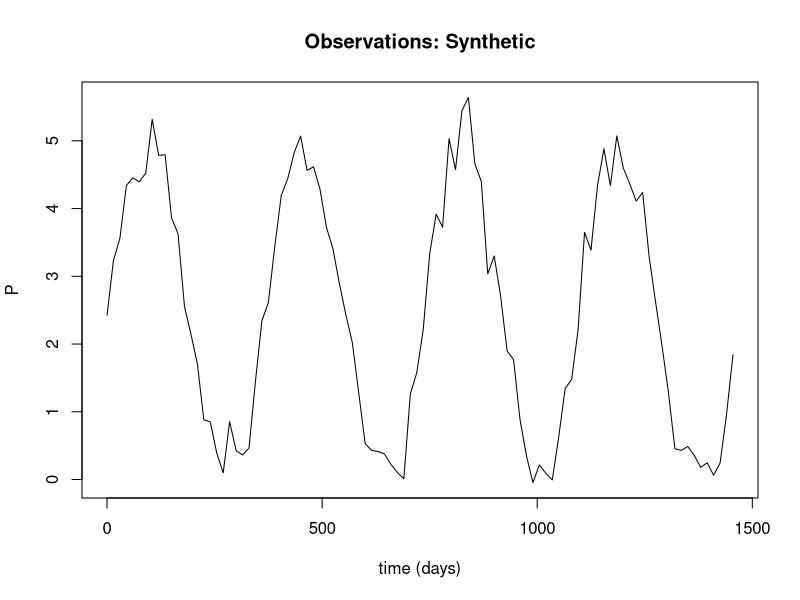
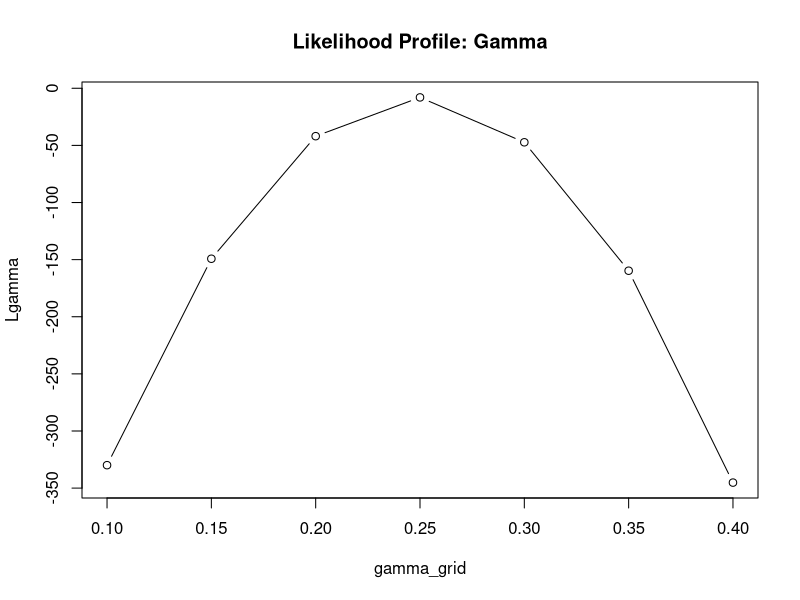
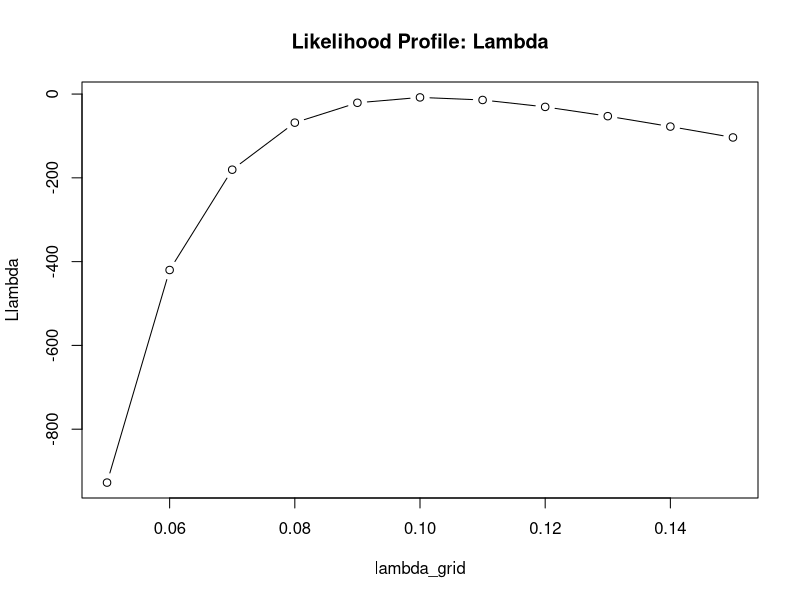
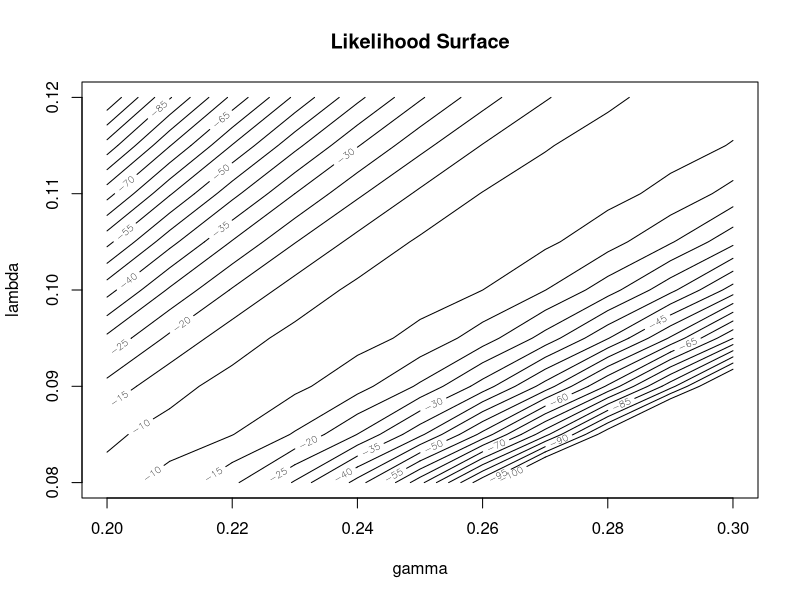

Recreate these plots in R, in order.
## ---- chunk 1
rm(list=ls())
library(deSolve)
## ---- chunk 2
simulate <- function(t, state, parameters) {
  with(as.list(c(state, parameters)), {
    om <- 2*pi/365
    dP <- gamma*(1+sin(om*t))*P - lambda*P^2
    list(c(dP))
  })
}
## ---- chunk 3
loglike <- function(theta,obs)
{
  # step 1: run the model given the parameters to get state
  tobs <- obs[,1]
  yobs <- obs[,2]
  state <- c(P = 2.5)
  out <- ode(y = state, times = tobs, func = simulate, parms = theta)
  time <- out[,1]
  xhat <- out[,2]  
  # step 2: compute the likelihood ( compare state to observations)
  L <- -sum((yobs-xhat)^2)
}
## ---- chunk 4
T     <- 365*4
theta <- c(gamma = .25, lambda = .1)
state <- c(P = 2.5)
times <- seq(0, T, by = 15)
out   <- ode(y = state, times = times, func = simulate, parms = theta)
tobs <- out[,1]
x    <- out[,2]
yobs <- x + 0.3*rnorm(length(x))

obs  <- cbind(tobs,yobs)
#save(tobs,yobs,file="obs.RData")
## ---- chunk 5
options(repr.plot.width=6, repr.plot.height=4)
par(mfrow=c(1,1))
plot(tobs,yobs,type="l", main="Observations: Synthetic", xlab="time (days)", ylab="P")
## ---- chunk 6
#################
# LIKELIHOOD 

####### spot likelihood value ########
# how probable is the set of parameters?

# Specify the parameters
theta <- c(gamma = .2, lambda = .15)
# Compute likelihood

L <- loglike(theta,obs)
print(L)
## ---- chunk 7
###### Likelihood Profiles ######
# profile each parameter separately, fix other param at "true" value

theta <- c(gamma = .25, lambda = .1)

# gamma
gamma_grid <- seq(0.1,0.4,0.05)
ng <- length(gamma_grid)
Lgamma <- array(NA,ng)
for (k in 1:ng){
  theta[1] <- gamma_grid[k]
  Lgamma[k] <- loglike(theta,obs)
}
plot(gamma_grid,Lgamma,type="b",main="Likelihood Profile: Gamma")
## ---- chunk 8
theta <- c(gamma = .25, lambda = .1)

lambda_grid <- seq(0.05,0.15,0.01)
nl <- length(lambda_grid)
Llambda <- array(NA,nl)
for (k in 1:nl){
  theta[2] <- lambda_grid[k]
  Llambda[k] <- loglike(theta,obs)
}
plot(lambda_grid,Llambda,type="b",main="Likelihood Profile: Lambda")
## ---- chunk 9
# 2D likelihood
# show image or contour plot
gamma_grid <- seq(0.2,0.3,0.01)
ng <- length(gamma_grid)
lambda_grid <- seq(0.08,0.12,0.005)
nl <- length(lambda_grid)

Lacc <- array(NA,dim=c(ng,nl))

for (i in 1:ng){
  for (j in 1:nl){
    #theta <- c(gamma_grid[i], lambda_grid[j])
    theta <- c(gamma = gamma_grid[i], lambda = lambda_grid[j])
    Lacc[i,j] = loglike(theta,obs) 
  }
}

#image(gamma_grid,lambda_grid,Lacc, zlim=c(0,500))
contour(gamma_grid,lambda_grid,Lacc, 
        levels=seq(-100,0,5), 
        main="Likelihood Surface", xlab="gamma", ylab="lambda")
## ---- chunk 10
MLE <- optim(c(gamma = .25, lambda = .1), loglike, obs=obs, hessian=T, control=list(fnscale=-1))
MLE
